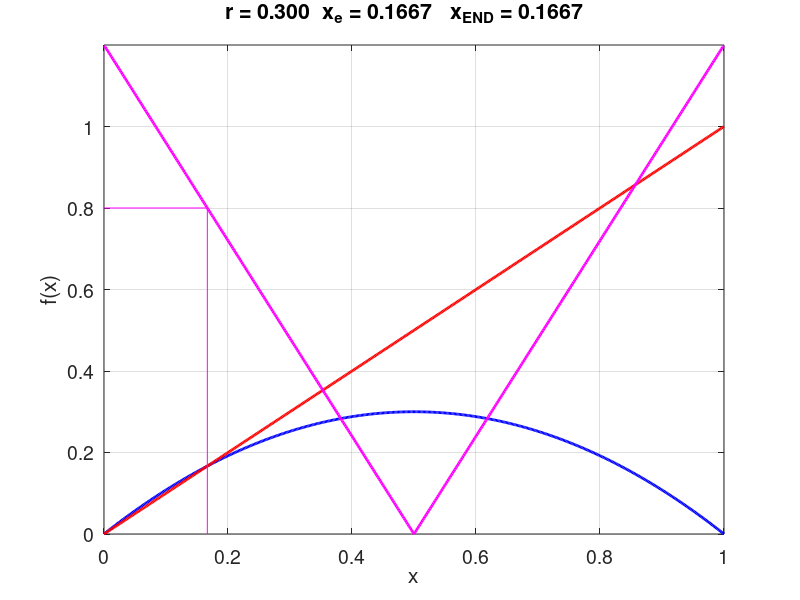
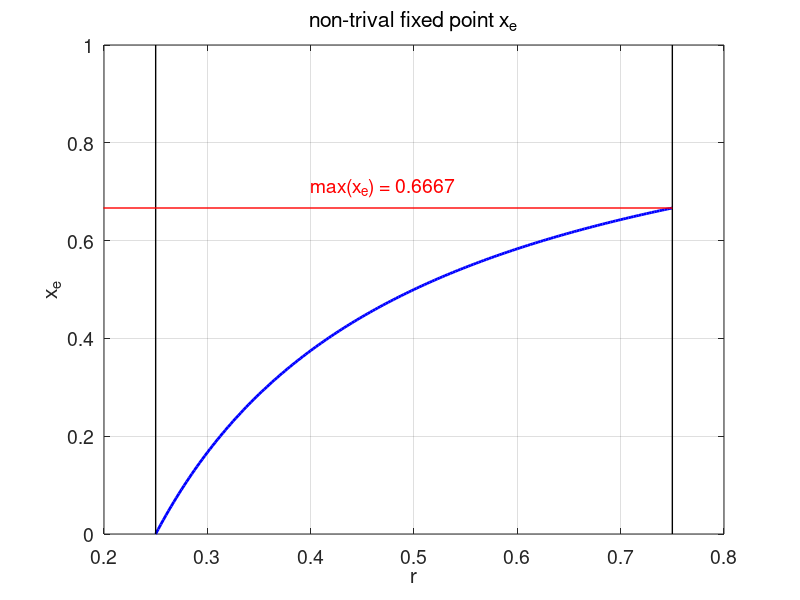

Write MATLAB code to recreate these figures, in order. (Note: this script raises an error after producing the figures.)
%  chaosLogisticsEq3.m

% Logistic Difference Equation
% 

% DOING PHYSICS WITH MATLAB
%   https://d-arora.github.io/Doing-Physics-With-Matlab/
% Documentation
%   https://d-arora.github.io/Doing-Physics-With-Matlab/mpDocs/???
% Scripts
%   https://github.com/D-Arora/Doing-Physics-With-Matlab/tree/master/mpScripts
%   https://drive.google.com/drive/u/3/folders/1j09aAhfrVYpiMavajrgSvUMc89ksF9Jb

% IAN COOPER
% email    matlabvisualphysics@gmail.com

% Matlab 2021b     220714

clear
close all
clc

%% CELL 1: PERIOD 1 DYNAMICS
% Control parameter 0 <= r <= 1
  r = 0.3;

% Initial condition   0 <= x0 <= 1
  x0 = 0.95;

% Number of iterations
  N = 5001;

% Logistic Equation
  x = zeros(N,1);
  x(1) = x0;
  
 for c = 1:N-1
     x(c+1) = 4*r*x(c)*(1-x(c));
 end
% Last iterated population
  xEND = x(c+1);
% Fixed (equilibrium) point
  xe = 1-1/(4*r);
  if xe < 0; xe = 0; end

% [1D] iteration of the map f(x) where x(n+1) = 4*pi*r*(1-x(n))
  Nx = 501;
  xn = linspace(0,1,Nx);
  fn = 4.*r.*xn.*(1-xn);

  dx = xn(2)-xn(1);
  gradF = gradient(fn,dx);
   

figure(1)
   set(gcf,'units','normalized');
   set(gcf,'Position', [0.05 0.05 0.25 0.30])
   set(gcf,'color','w');
   FS = 14;
 
% [1D] map  f(x) vs x
  xP = xn;
  yP = fn;
  plot(xP,yP,'b-','linewidth',2)

  hold on
%  y = x
   yP = xP;
   plot(xP,yP,'r-','linewidth',2)

   yP = abs(gradF);
   plot(xP,yP,'m-','linewidth',2)
   xlabel('x')

   xP = [xe xe]; yP = [0 abs(4*r - 8*r*xe)];
   plot(xP,yP,'m','linewidth',0.5)
   
   xP = [0 xe]; yP = [abs(4*r - 8*r*xe) abs(4*r - 8*r*xe)];
   plot(xP,yP,'m','linewidth',0.5)

   ylabel('f(x)')
   txt = sprintf('r = %2.3f  x_e = %2.4f   x_{END} = %2.4f   \n',r, xe, xEND);
   title(txt)
   xlim([0 1]);
   ylim([0 1.2]); 
   set(gca,'fontsize',FS)
   grid on
   box on

%% CELL 2: PERIOD 1 DYNAMICS
%  FIXED POINT xe AS A FUNCTION OF GROWTH PARAMETER r  ===============

  rMin = 0.25; rMax = 0.75;
  r = linspace(rMin,rMax, 201);
  xe = 1 - 1./(4.*r);

figure(2)
  set(gcf,'units','normalized');
  set(gcf,'Position', [0.31 0.05 0.25 0.30])
  set(gcf,'color','w');
  FS = 14;
  
  xP = r; yP = xe;
   plot(xP,yP,'b-','linewidth',2)
   hold on
   
   xP = [0.25 0.25]; yP = [0 1];
    plot(xP,yP,'k-','linewidth',1)
   xP = [0.75 0.75]; yP = [0 1];
    plot(xP,yP,'k-','linewidth',1)

  xP = [0 0.75]; yP = [xe(end) xe(end)];
    plot(xP,yP,'r-','linewidth',1)

   xlabel('r')
   ylabel('x_e')
   txt = sprintf('max(x_e) = %2.4f   \n',xe(end));
   text(0.4, 0.7,txt,'Color','r','FontSize',FS)

   txt = 'non-trival fixed point x_e';
   title(txt,'FontWeight','normal')
   xticks(0.2:0.1:0.8)
   xlim([0.2 0.8]); ylim([0 1]);
   set(gca,'fontsize',FS)
   grid on
   box on



%%  CELL 3: PERIOD 2 DYNAMICS 

% Growth parameter r  0 < r < 1
  r = 0.80;  

% Period
  period = 2;
 
% Initial population  
  x0 = 0.7;

 if period == 2
    if r > 0.855; r = 0.85; end
 end

x = linspace(0.01,0.99,1201);
dx = x(2) - x(1);
%x1 = 4*r.*x.*(1-x);
x1 = iterate(x,r);
x2 = iterate(x1,r);
x3 = iterate(x2,r);
x4 = iterate(x3,r);

gradF = gradient(x2,dx);
% for c = 2:N
%     f(c) = iterate(f(c-1),r);
% end


% Intersection points x and f(x)   0 < r < 0.855
if period == 2
  interSections = find(abs(x2-x) <= 0.001);
  xIS = x(interSections);
  disp('intersection points')
  fprintf('xIS = %2.3f   ',xIS)
  disp('  ')
  
end  

figure(3)
 set(gcf,'units','normalized');
  set(gcf,'Position', [0.57 0.05 0.25 0.30])
  set(gcf,'color','w');
  FS = 14;

  xP = x;
  if period == 1; yP = x1; end
  if period == 2; yP = x2; end
  if period == 3; yP = x3; end
  if period == 4; yP = x4; end

  hold on

  plot(xP,yP,'b','linewidth',2)

  plot(x,x,'r-','linewidth',2)

  plot(x,abs(gradF),'k')
  
  ylim([0 1.2])
  grid on
  box on
  xlabel('x')
  ylabel('y')
  txt = sprintf('r = %2.3f  \n',r);
  title(txt)
  set(gca,'fontsize',FS)

% ====================================================================
function f = iterate(x,r)

f = (4*r).*x.*(1-x);
 
end
